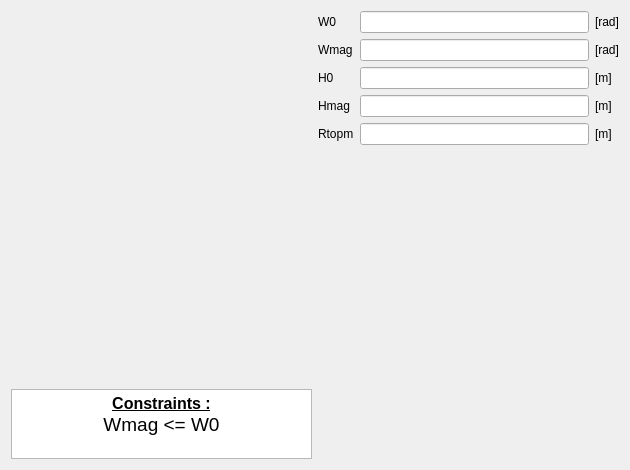
<?xml version="1.0" encoding="UTF-8"?>
<ui version="4.0">
 <class>PMSlot15</class>
 <widget class="QWidget" name="PMSlot15">
  <property name="geometry">
   <rect>
    <x>0</x>
    <y>0</y>
    <width>630</width>
    <height>470</height>
   </rect>
  </property>
  <property name="minimumSize">
   <size>
    <width>630</width>
    <height>470</height>
   </size>
  </property>
  <property name="maximumSize">
   <size>
    <width>16777215</width>
    <height>16777215</height>
   </size>
  </property>
  <property name="windowTitle">
   <string>Form</string>
  </property>
  <layout class="QHBoxLayout" name="horizontalLayout">
   <item>
    <layout class="QVBoxLayout" name="verticalLayout_2">
     <item>
      <widget class="QLabel" name="img_slot">
       <property name="sizePolicy">
        <sizepolicy hsizetype="Expanding" vsizetype="Expanding">
         <horstretch>0</horstretch>
         <verstretch>0</verstretch>
        </sizepolicy>
       </property>
       <property name="maximumSize">
        <size>
         <width>16777215</width>
         <height>16777215</height>
        </size>
       </property>
       <property name="text">
        <string/>
       </property>
       <property name="pixmap">
        <pixmap resource="../../../../Resources/pyleecan.qrc">:/images/images/MachineSetup/P_Magnet/Inset Magnet type 15.PNG</pixmap>
       </property>
       <property name="scaledContents">
        <bool>true</bool>
       </property>
      </widget>
     </item>
     <item>
      <widget class="QTextEdit" name="txt_constraint">
       <property name="sizePolicy">
        <sizepolicy hsizetype="Expanding" vsizetype="Fixed">
         <horstretch>0</horstretch>
         <verstretch>0</verstretch>
        </sizepolicy>
       </property>
       <property name="maximumSize">
        <size>
         <width>16777215</width>
         <height>70</height>
        </size>
       </property>
       <property name="verticalScrollBarPolicy">
        <enum>Qt::ScrollBarAlwaysOff</enum>
       </property>
       <property name="html">
        <string>&lt;!DOCTYPE HTML PUBLIC &quot;-//W3C//DTD HTML 4.0//EN&quot; &quot;http://www.w3.org/TR/REC-html40/strict.dtd&quot;&gt;
&lt;html&gt;&lt;head&gt;&lt;meta name=&quot;qrichtext&quot; content=&quot;1&quot; /&gt;&lt;style type=&quot;text/css&quot;&gt;
p, li { white-space: pre-wrap; }
&lt;/style&gt;&lt;/head&gt;&lt;body style=&quot; font-family:'MS Shell Dlg 2'; font-size:7.8pt; font-weight:400; font-style:normal;&quot;&gt;
&lt;p align=&quot;center&quot; style=&quot; margin-top:0px; margin-bottom:0px; margin-left:0px; margin-right:0px; -qt-block-indent:0; text-indent:0px;&quot;&gt;&lt;span style=&quot; font-size:12pt; font-weight:600; text-decoration: underline;&quot;&gt;Constraints :&lt;/span&gt;&lt;/p&gt;
&lt;p align=&quot;center&quot; style=&quot; margin-top:0px; margin-bottom:0px; margin-left:0px; margin-right:0px; -qt-block-indent:0; text-indent:0px;&quot;&gt;&lt;span style=&quot; font-size:14pt;&quot;&gt;Wmag &amp;lt;= W0&lt;/span&gt;&lt;/p&gt;&lt;/body&gt;&lt;/html&gt;</string>
       </property>
       <property name="textInteractionFlags">
        <set>Qt::TextSelectableByKeyboard|Qt::TextSelectableByMouse</set>
       </property>
      </widget>
     </item>
    </layout>
   </item>
   <item>
    <layout class="QVBoxLayout" name="verticalLayout">
     <item>
      <layout class="QGridLayout" name="gridLayout">
       <item row="0" column="0">
        <widget class="QLabel" name="in_W0">
         <property name="text">
          <string>W0</string>
         </property>
        </widget>
       </item>
       <item row="0" column="1">
        <widget class="FloatEdit" name="lf_W0"/>
       </item>
       <item row="0" column="2">
        <widget class="QLabel" name="unit_W0">
         <property name="text">
          <string>[rad]</string>
         </property>
        </widget>
       </item>
       <item row="1" column="0">
        <widget class="QLabel" name="in_Wmag">
         <property name="text">
          <string>Wmag</string>
         </property>
        </widget>
       </item>
       <item row="1" column="1">
        <widget class="FloatEdit" name="lf_Wmag"/>
       </item>
       <item row="1" column="2">
        <widget class="QLabel" name="unit_Wmag">
         <property name="text">
          <string>[rad]</string>
         </property>
        </widget>
       </item>
       <item row="2" column="0">
        <widget class="QLabel" name="in_H0">
         <property name="text">
          <string>H0</string>
         </property>
        </widget>
       </item>
       <item row="2" column="1">
        <widget class="FloatEdit" name="lf_H0"/>
       </item>
       <item row="2" column="2">
        <widget class="QLabel" name="unit_H0">
         <property name="text">
          <string>[m]</string>
         </property>
        </widget>
       </item>
       <item row="3" column="0">
        <widget class="QLabel" name="in_Hmag">
         <property name="text">
          <string>Hmag</string>
         </property>
        </widget>
       </item>
       <item row="3" column="1">
        <widget class="FloatEdit" name="lf_Hmag"/>
       </item>
       <item row="3" column="2">
        <widget class="QLabel" name="unit_Hmag">
         <property name="text">
          <string>[m]</string>
         </property>
        </widget>
       </item>
       <item row="4" column="0">
        <widget class="QLabel" name="in_Rtopm">
         <property name="text">
          <string>Rtopm</string>
         </property>
        </widget>
       </item>
       <item row="4" column="1">
        <widget class="FloatEdit" name="lf_Rtopm"/>
       </item>
       <item row="4" column="2">
        <widget class="QLabel" name="unit_Rtopm">
         <property name="text">
          <string>[m]</string>
         </property>
        </widget>
       </item>
      </layout>
     </item>
     <item>
      <widget class="WWSlotOut" name="w_out" native="true"/>
     </item>
    </layout>
   </item>
  </layout>
 </widget>
 <customwidgets>
  <customwidget>
   <class>FloatEdit</class>
   <extends>QLineEdit</extends>
   <header>......GUI/Tools/FloatEdit.h</header>
  </customwidget>
  <customwidget>
   <class>WWSlotOut</class>
   <extends>QWidget</extends>
   <header>......GUI.Dialog.DMachineSetup.SWSlot.WWSlotOut.WWSlotOut.h</header>
   <container>1</container>
  </customwidget>
 </customwidgets>
 <tabstops>
  <tabstop>lf_W0</tabstop>
  <tabstop>lf_Wmag</tabstop>
  <tabstop>lf_H0</tabstop>
  <tabstop>lf_Hmag</tabstop>
  <tabstop>txt_constraint</tabstop>
 </tabstops>
 <resources>
  <include location="../../../../Resources/pyleecan.qrc"/>
  <include location="../../../../Resources/pyleecan.qrc"/>
 </resources>
 <connections/>
</ui>
